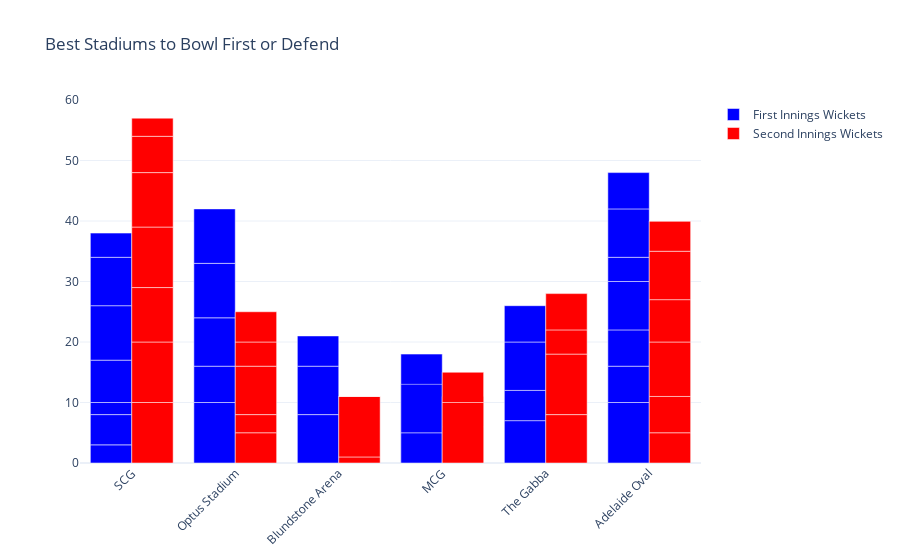

The notebook cell this image was saved under:
### Code cell
fig = go.Figure()
fig.add_trace(go.Bar(
    x=data["venue"],
    y=data["first innings wickets"],
    name='First Innings Wickets',
    marker_color='blue'
))
fig.add_trace(go.Bar(
    x=data["venue"],
    y=data["second innings wickets"],
    name='Second Innings Wickets',
    marker_color='red'
))
fig.update_layout(barmode='group', 
                  xaxis_tickangle=-45, 
                  title="Best Stadiums to Bowl First or Defend")
fig.show()

### Figure 1 — Plotly figure (JSON) as saved in the notebook; plotly's stock layout.template omitted (floating-point values rounded to 4 significant figures)
{"data": [{"marker": {"color": "blue"}, "name": "First Innings Wickets", "type": "bar", "x": ["SCG", "Optus Stadium", "Blundstone Arena", "MCG", "Blundstone Arena", "Blundstone Arena", "Optus Stadium", "MCG", "MCG", "SCG", "SCG", "Optus Stadium", "MCG", "MCG", "SCG", "The Gabba", "Optus Stadium", "Optus Stadium", "The Gabba", "The Gabba", "The Gabba", "Adelaide Oval", "Adelaide Oval", "SCG", "Adelaide Oval", "Adelaide Oval", "SCG", "Adelaide Oval", "Adelaide Oval", "MCG", "SCG", "Adelaide Oval", "MCG"], "y": [3, 10, 8, 8, 8, 5, 6, 10, null, 5, 2, 8, null, null, 7, 7, 9, 9, 5, 8, 6, 10, 6, 9, 6, 8, 8, 4, 8, 5, 4, 6, 8]}, {"marker": {"color": "red"}, "name": "Second Innings Wickets", "type": "bar", "x": ["SCG", "Optus Stadium", "Blundstone Arena", "MCG", "Blundstone Arena", "Blundstone Arena", "Optus Stadium", "MCG", "MCG", "SCG", "SCG", "Optus Stadium", "MCG", "MCG", "SCG", "The Gabba", "Optus Stadium", "Optus Stadium", "The Gabba", "The Gabba", "The Gabba", "Adelaide Oval", "Adelaide Oval", "SCG", "Adelaide Oval", "Adelaide Oval", "SCG", "Adelaide Oval", "Adelaide Oval", "MCG", "SCG", "Adelaide Oval", "MCG"], "y": [10, 5, 1, 6, 10, 0, 3, 5, null, 10, 9, 8, null, null, 10, 8, 4, 5, 10, 4, 6, 5, 6, 9, 9, 7, 6, 8, 5, 10, 3, 0, 5]}], "layout": {"autosize": true, "barmode": "group", "title": {"text": "Best Stadiums to Bowl First or Defend"}, "xaxis": {"autorange": true, "range": [-0.5, 5.5], "tickangle": -45, "type": "category"}, "yaxis": {"autorange": true, "range": [0, 60], "type": "linear"}}}
